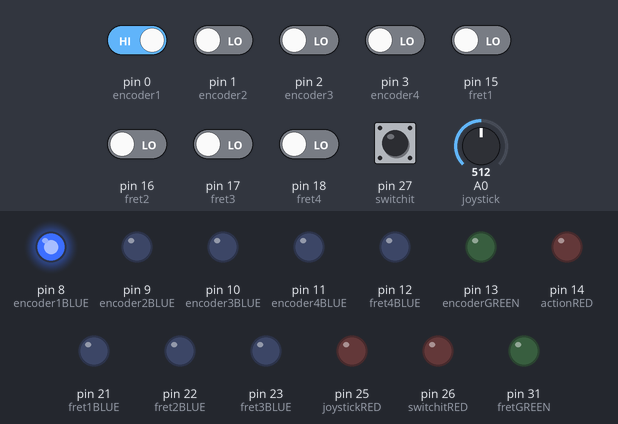
A sketch run on a simulated Arduino Mega 2560, built with avr-gcc and run on an emulated ATmega2560. Parts: output pins drawn as LEDs (lit = HIGH). Dashed ring = blinking. Inputs (shaded band) come from the test bench; at power-on: pin 0 (encoder1) HIGH, pin 1 (encoder2), pin 2 (encoder3), pin 3 (encoder4), pin 15 (fret1), pin 16 (fret2), pin 17 (fret3), pin 18 (fret4), pin 27 (switchit) LOW, A0 (joystick) = 512. Random numbers use the default seed unless the sketch sets one.

Above: at 0.8 s.
0.9 s: pin 0 (encoder1) driven LOW
At 1.6 s:
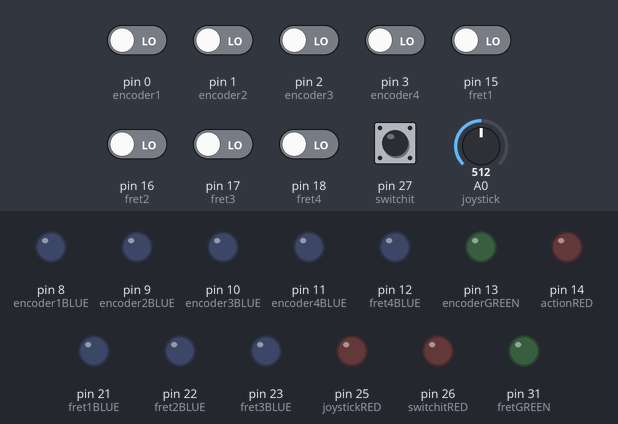
At 2.8 s:
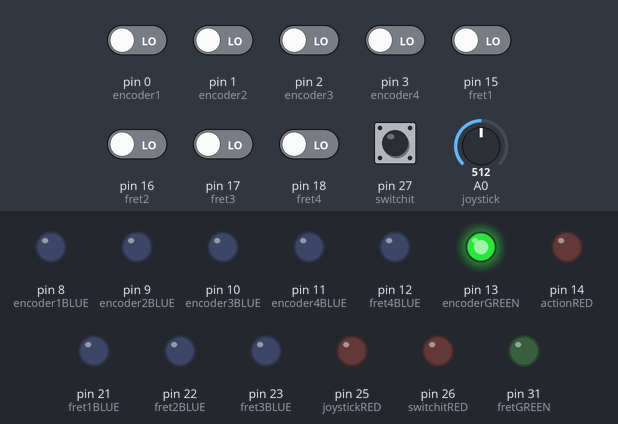
3.9 s: pin 18 (fret4) driven HIGH
At 5.8 s:
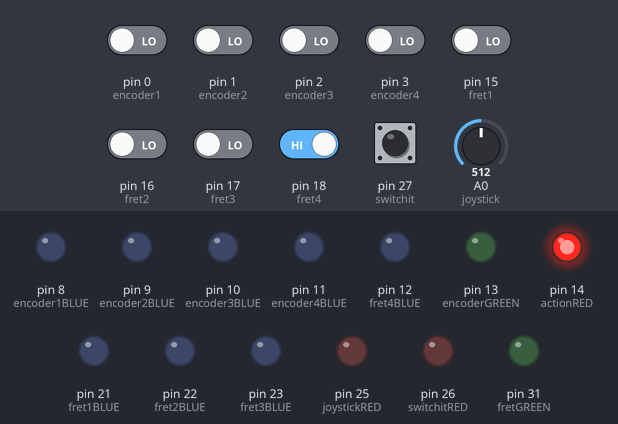
6.9 s: pin 16 (fret2) driven HIGH
9.9 s: pin 0 (encoder1) driven HIGH
15.9 s: A0 (joystick) set to 584
18.6 s: A0 (joystick) set to 608
At 40.3 s:
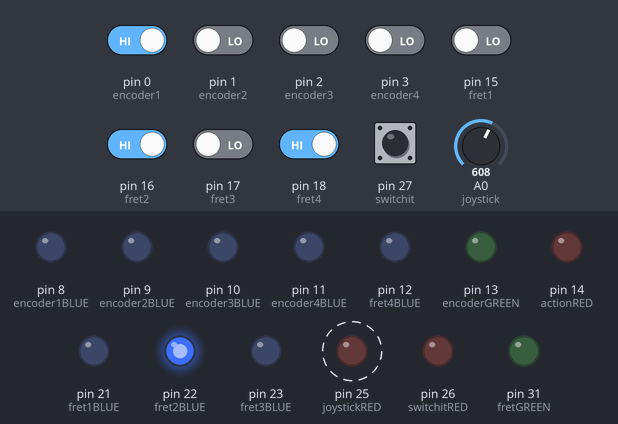
Timing chart, 0 to 40.9 s (numbered marks = the images above; inputs shaded):
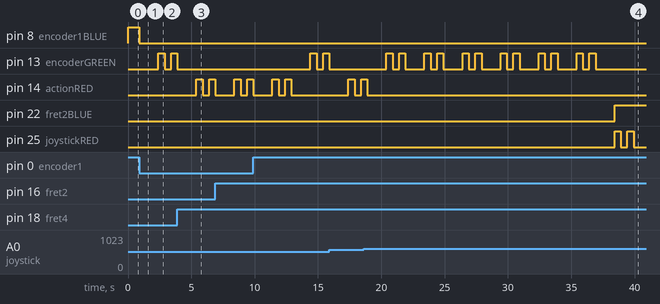

Measured:
- the behaviour switches between 599 and 600 on A0 (joystick) (found by bisection; images 3 and 4)
- after the input at 0.9 s, pin 8 (encoder1BLUE): HIGH → LOW at once; pin 13 (encoderGREEN): LOW → HIGH after 1.5 s, → LOW 0.50 s later, → HIGH 0.50 s later
- after the input at 3.9 s, pin 14 (actionRED): LOW → HIGH after 1.5 s, → LOW 0.50 s later, → HIGH 0.50 s later
- after the input at 18.6 s, pin 22 (fret2BLUE): LOW → HIGH after 19.8 s; pin 25 (joystickRED): alternates HIGH for 0.50 s and LOW for 0.50 s, starting after 19.8 s

The sketch:

InputsTestBenchRev2.ino
```cpp
/*
  Adam Nichols
  Prof. Dickerson
  ECE 1895 - Junior Design
  10 February 2024

  LED Blink Single:

  Blink a single LED lamp while a pushbutton is pressed.
*/

// function prototypes
void blinkLED(int LEDNUM);
void deassertAllLEDs(void);
void TuneItCorrect(void);
void FretItCorrect(void);
void wrong(void);

// initialize constant global variables
// set pin numbers
const int actionRED = 14;
const int encoderGREEN = 13;
const int encoder1BLUE = 8;
const int encoder2BLUE = 9;
const int encoder3BLUE = 10;
const int encoder4BLUE = 11;
const int encoder1 = 0;
const int encoder2 = 1;
const int encoder3 = 2;
const int encoder4 = 3;

const int fretGREEN = 31;
const int fret1BLUE = 21;
const int fret2BLUE = 22;
const int fret3BLUE = 23;
const int fret4BLUE = 12;
const int fret1 = 15;
const int fret2 = 16;
const int fret3 = 17;
const int fret4 = 18;

const int joystick = 0;
const int joystickRED = 25;

const int switchit = 27;
const int switchitRED = 26;

// the setup function runs once when you press reset or power the board
void setup() {

  // initialize  outputs (LEDs)
  pinMode(actionRED, OUTPUT);
  pinMode(encoderGREEN, OUTPUT);
  pinMode(encoder1BLUE, OUTPUT);
  pinMode(encoder2BLUE, OUTPUT);
  pinMode(encoder3BLUE, OUTPUT);
  pinMode(encoder4BLUE, OUTPUT);
  pinMode(fret1BLUE, OUTPUT);
  pinMode(fret2BLUE, OUTPUT);
  pinMode(fret3BLUE, OUTPUT);
  pinMode(fret4BLUE, OUTPUT);
  pinMode(fretGREEN, OUTPUT);
  pinMode(joystickRED, OUTPUT);
  pinMode(switchitRED, OUTPUT);

  // initialize input (pushbutton)
  pinMode(encoder1, INPUT);
  pinMode(encoder2, INPUT);
  pinMode(encoder3, INPUT);
  pinMode(encoder4, INPUT);
  pinMode(fret1, INPUT);
  pinMode(fret2, INPUT);
  pinMode(fret3, INPUT);
  pinMode(fret4, INPUT);
  pinMode(joystick, INPUT);
  pinMode(switchit, INPUT);


  // seed random generator, user twist first encoder to generate random seed
  int seed = 0;
  digitalWrite(encoder1BLUE,HIGH);
  while(1) {
    seed += 1;
    if(digitalRead(encoder1) == LOW) break;
  }
  digitalWrite(encoder1BLUE,LOW);
  randomSeed(seed);
  delay(1000);
}

// the loop function runs over and over again forever
void loop() {

  // wait a little bit before starting
  delay(500);

  // choose an encoder1
  int inputNum = random(9) + 1;

  // illuminate indicator LED
  if(inputNum == 1) digitalWrite(encoder1BLUE,HIGH);
  else if(inputNum == 2) digitalWrite(encoder2BLUE,HIGH);
  else if(inputNum == 3) digitalWrite(encoder3BLUE,HIGH);
  else if(inputNum == 4) digitalWrite(encoder4BLUE,HIGH);
  else if(inputNum == 5) digitalWrite(fret1BLUE,HIGH);
  else if(inputNum == 6) digitalWrite(fret2BLUE,HIGH);
  else if(inputNum == 7) digitalWrite(fret3BLUE,HIGH);
  else if(inputNum == 8) digitalWrite(fret4BLUE,HIGH);
  else if(inputNum == 9) digitalWrite(joystickRED,HIGH);
  else if(inputNum == 10) digitalWrite(switchitRED,HIGH);

  // variable to store last state of switchit
  int switchitLast = digitalRead(switchit);

  for(int i = 0; i < 5000; i++){
    // start loop, poll every 1ms
    delay(1);

    // check for input, if no input, skip rest of loop and run again
    if((digitalRead(encoder1) == HIGH) && (digitalRead(encoder2) == HIGH) && (digitalRead(encoder3) == HIGH) && (digitalRead(encoder4) == HIGH)
        && (digitalRead(fret1) == HIGH) && (digitalRead(fret2) == HIGH) && (digitalRead(fret3) == HIGH) && (digitalRead(fret4) == HIGH)
        && (digitalRead(switchit) == switchitLast)) {} //&& (analogRead(joystick) > 500) && (analogRead(joystick) < 600)){}

    // check for correct user input
    else if((digitalRead(encoder1) == LOW) && (inputNum == 1)) {
      TuneItCorrect();
      break;
    }
    else if((digitalRead(encoder2) == LOW) && (inputNum == 2)) {
      TuneItCorrect();
      break;
    }
    else if((digitalRead(encoder3) == LOW) && (inputNum == 3)) {
      TuneItCorrect();
      break;
    }
    else if((digitalRead(encoder4) == LOW) && (inputNum == 4)) {
      TuneItCorrect();
      break;
    }
    // check for correct user input
    else if((digitalRead(fret1) == LOW) && (inputNum == 5)) {
      FretItCorrect();
      break;
    }
    else if((digitalRead(fret2) == LOW) && (inputNum == 6)) {
      FretItCorrect();
      break;
    }
    else if((digitalRead(fret3) == LOW) && (inputNum == 7)) {
      FretItCorrect();
      break;
    }
    else if((digitalRead(fret4) == LOW) && (inputNum == 8)) {
      FretItCorrect();
      break;
    }

    else if(analogRead(joystick) >= 600 || analogRead(joystick) <= 500 && (inputNum == 9)) {
      blinkLED(joystickRED);
      break;
    }
    else if(digitalRead(switchit) != switchitLast && (inputNum == 10)) {
      blinkLED(switchitRED);
      break;
    }
    else{
      wrong();
      break;
    }


    // user ran out of time, end
    if(i == 4999){
      wrong();
      break;
    }
  }

  // wait a little before restarting
  delay(500);
}

// perform correct action response
void TuneItCorrect(void){
  deassertAllLEDs();
  blinkLED(encoderGREEN);
}

// perform correct action response
void FretItCorrect(void){
  deassertAllLEDs();
  blinkLED(fretGREEN);
}

// wrong action response
void wrong(void){
  deassertAllLEDs();
  blinkLED(actionRED);
}

// blink a given LED twice
void blinkLED(int LEDNUM) {
  // blink LEDs
  digitalWrite(LEDNUM,HIGH);
  delay(500);
  digitalWrite(LEDNUM,LOW);
  delay(500);
  digitalWrite(LEDNUM,HIGH);
  delay(500);
  digitalWrite(LEDNUM,LOW);
  delay(500);
}

// turn off all LEDs
void deassertAllLEDs(void) {
  // turn off all LEDs
  digitalWrite(actionRED,LOW);
  digitalWrite(encoderGREEN,LOW);
  digitalWrite(encoder1BLUE,LOW);
  digitalWrite(encoder2BLUE,LOW);
  digitalWrite(encoder3BLUE,LOW);
  digitalWrite(encoder4BLUE,LOW);
  digitalWrite(fretGREEN,LOW);
  digitalWrite(fret1BLUE,LOW);
  digitalWrite(fret2BLUE,LOW);
  digitalWrite(fret3BLUE,LOW);
  digitalWrite(fret4BLUE,LOW);
  digitalWrite(joystickRED,LOW);
  digitalWrite(switchitRED,LOW);
}
```
